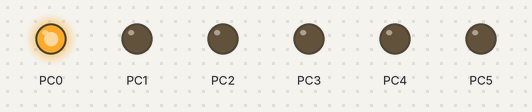
Recording of a program running on a simulated ATmega328P, built with avr-gcc and emulated at 16 MHz. Parts: output pins drawn as LEDs (lit = HIGH).

Above: at 0.05 s.
At 0.55 s:
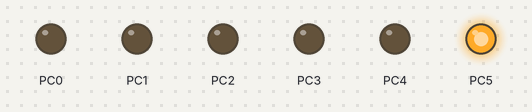
At 0.75 s:
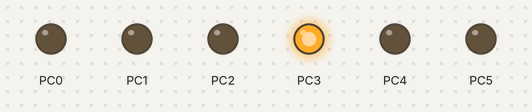
At 1.45 s:
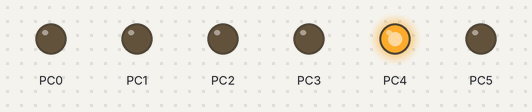
At 2.15 s:
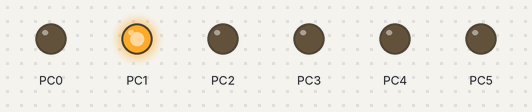
At 2.85 s:
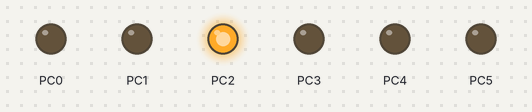
Timing chart, 0 to 3.1 s (numbered marks = the images above):
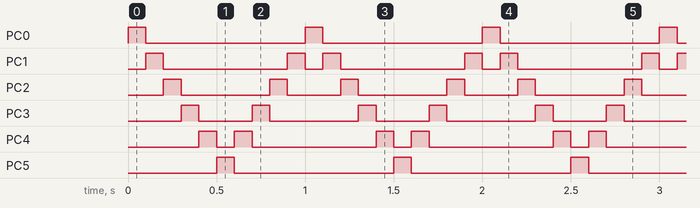

Measured:
- by itself, PC0, PC5: alternates HIGH for 0.10 s and LOW for 0.90 s
- by itself, PC1: repeats every 1.0 s: LOW 0.70 s, HIGH 0.10 s, LOW 0.10 s, HIGH 0.10 s
- by itself, PC2: repeats every 1.0 s: LOW 0.50 s, HIGH 0.10 s, LOW 0.30 s, HIGH 0.10 s
- by itself, PC3: repeats every 1.0 s: LOW 0.30 s, HIGH 0.10 s, LOW 0.50 s, HIGH 0.10 s
- by itself, PC4: repeats every 1.0 s: LOW 0.10 s, HIGH 0.10 s, LOW 0.70 s, HIGH 0.10 s

The program:

main.c
```c
/*
 * Task_2_6-Bit_Lauflicht.c
 *
 * Created: 16.04.2020 15:20:04
 * Author : Dennis Wolf
 */

#define F_CPU 16000000UL
#include <avr/io.h>
#include <util/delay.h>

#define TOGGLE_BIT(PORT,BIT) PORT ^=(1<<BIT)

void setUp(void){
	//make complete DDRC to an output
	DDRC |= 0b111111;
	//sink complete DDRC
	PORTC &= ~(0b111111);
}
void loop(/*int &numberOfLights*/){
	/*static*/register int positionLamp = 0;
	int direction = -1;
	while(1){
		if(positionLamp==0||positionLamp==5)
			direction*=-1;
		TOGGLE_BIT(PORTC,positionLamp);	//AN
		_delay_ms(100);
		TOGGLE_BIT(PORTC,positionLamp); //AUS
		positionLamp+=direction;
	}
}
int main(void)
{
	//int numberOfLights = 1; //range between 1-5
	setUp();
	loop(/*numberOfLights*/);
}
```
